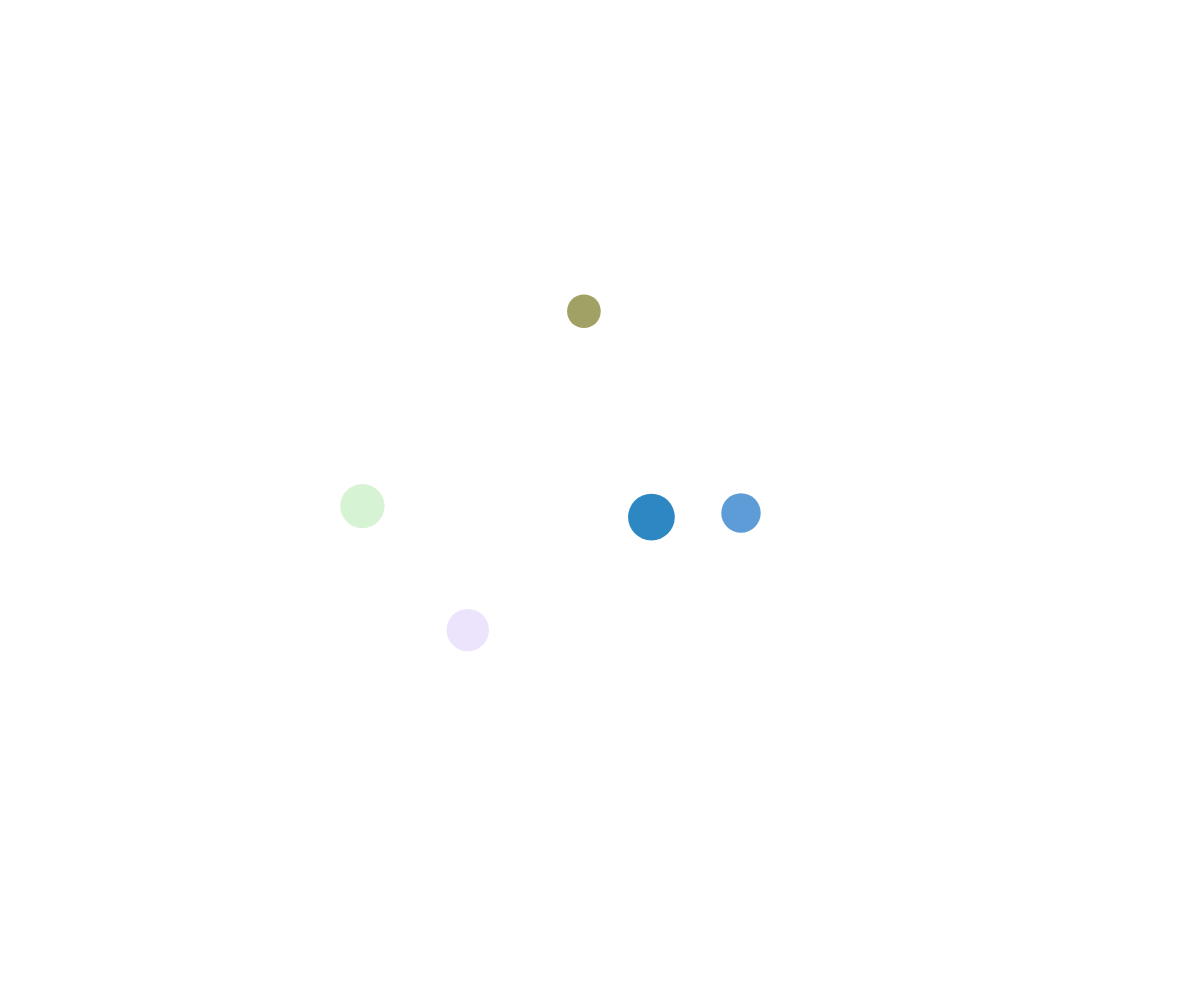
Frame 1 (no input)
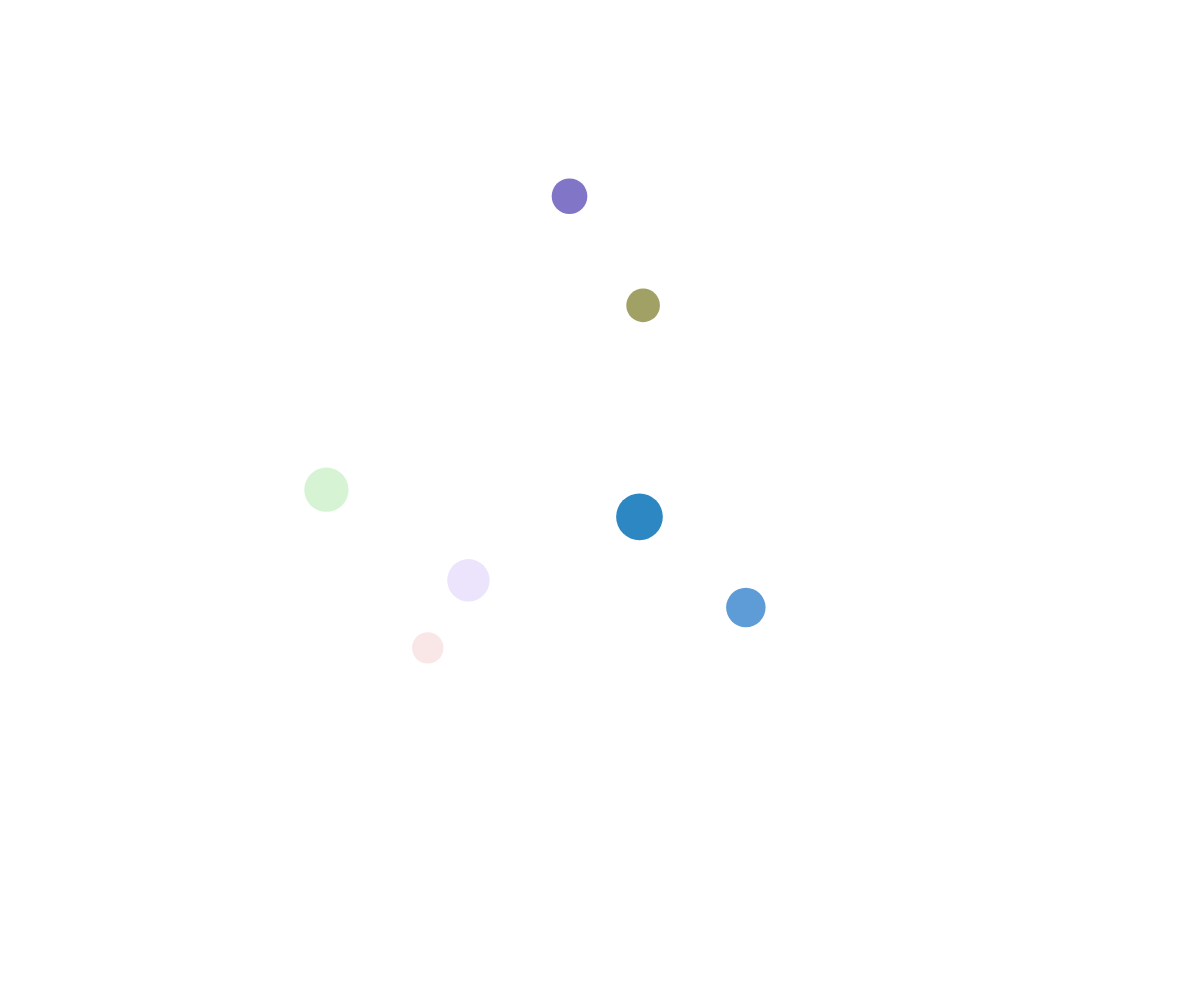
Frame 60 (no input)
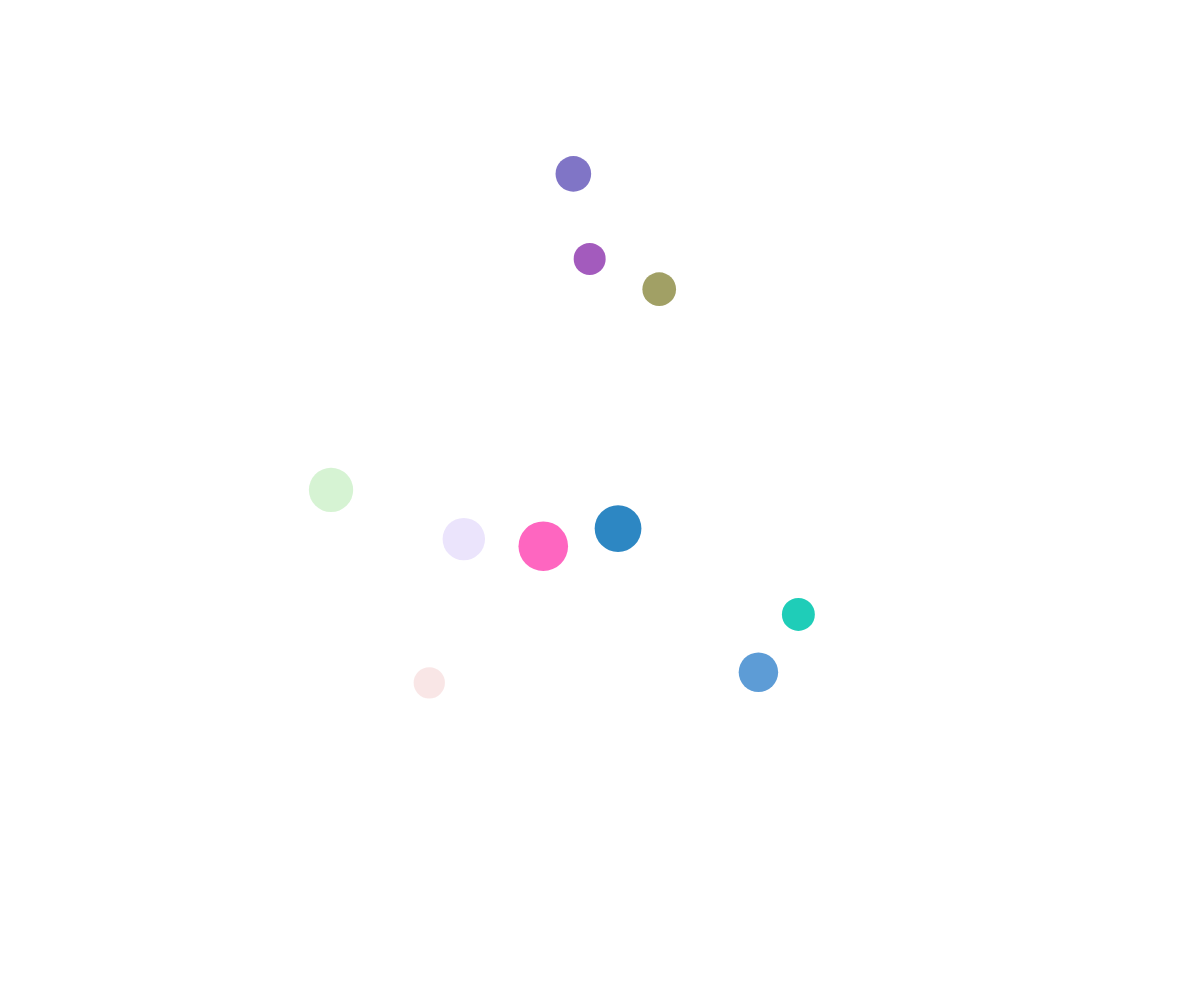
Frame 120 (the mouse pressed at the canvas centre since frame 60)

The p5.js sketch that drew these frames (run headless with seeded random() and noise() and a simulated clock; from frame 60 on, the mouse is pressed at the canvas centre):

// p5.js sketch
// ── sketch.js
//Bubble notation
//moving circle

let theBubbles = [];

function setup() {
  createCanvas(windowWidth, windowHeight);
  noStroke();

  for (let i = 0; i < 5; i++) {
    spawnBubble();
  }

  //spawn new bubble every half second
  window.setInterval(spawnBubble, 500);
}

function draw() {
  background("white");

  //moveBubblesRandomly();
  moveBubblesWithNoise();
  displayBubbles();
}

function moveBubblesWithNoise() {
  for (let bubble of theBubbles) {
    //figure out where to be
    let x = noise(bubble.timeX) * width;
    let y = noise(bubble.timeY) * height;

    //set the bubble objects location
    bubble.x = x;
    bubble.y = y;

    //increment timeXand timeY
    bubble.timeX += bubble.deltaTime;
    bubble.timeY += bubble.deltaTime;
  }

}

function moveBubblesRandomly() {
  for (let bubble of theBubbles) {
    let choice = random(100);
    if (choice < 25) { //move up
      bubble.y -= bubble.speed;
    }
    else if (choice < 50) { //move down
      bubble.y += bubble.speed;
    }
    else if (choice < 75) { //move left
      bubble.x -= bubble.speed;
    }
    else { //move right
      bubble.x += bubble.speed;
    }
  }
}

function displayBubbles() {
  for (let bubble of theBubbles) {
    fill(bubble.r, bubble.g, bubble.b, bubble.alpha);
    circle(bubble.x, bubble.y, bubble.size);
  }
}

function spawnBubble() {
  let someBubble = {
    size: random(30,50),
    x: random(width),
    y: random(height),
    speed: 3,
    r: random(255),
    g: random(255),
    b: random(255),
    alpha: random(255),
    timeX: random(1000000),
    timeY: random(1000000),
    deltaTime: 0.001,
  };
  theBubbles.push(someBubble);
}
